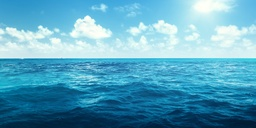
//> input picture src/poisson_test/ocean.jpg, 256 x 128 px, shrunk from 628 x 314 before the run, given in place of cat.png, which was not available
$ ./poisson   (built with g++ and OpenCV 4)
//> lines starting //> are read from the running program, lines starting //| are printed output that depends on the picture; pictures that were not available may be replaced by others from this repository, and a replacement may not be noted
// Poisson Blending
// Using stupid way (just solving Ax = b)
// Author: Eric Yuan
// Blog: http://eric-yuan.me
// You are free to use the following code for ANY purpose.
//
// You can improve it by using advanced methods,
// About solving discrete Poisson Equation using Jacobi, SOR, Conjugate Gradients, and FFT
// see here: http://www.cs.berkeley.edu/~demmel/cs267/lecture24/lecture24.html
//

#include "opencv2/core/core.hpp"
#include "opencv2/imgproc/imgproc.hpp"
#include "opencv2/highgui/highgui.hpp"
#include <math.h>
#include <iostream>

using namespace cv;
using namespace std;

#define elif else if
#define ATD at<double>


// calculate horizontal gradient, img(i, j + 1) - img(i, j)
// [46 lines left out: functions getGradientXp, getGradientYp, getGradientXn, getGradientYn, not called in this run]

int
getLabel(int i, int j, int height, int width){
    return i * width + j;
}

// get Matrix A.
// [57 lines left out: function getA, not called in this run]

// Get the following Laplacian matrix
// 0  1  0
// 1 -4  1
// 0  1  0
Mat
getLaplacian(){
    Mat laplacian = Mat::zeros(3, 3, CV_64FC1);
    laplacian.ATD(0, 1) = 1.0;
    laplacian.ATD(1, 0) = 1.0;
    laplacian.ATD(1, 2) = 1.0;
    laplacian.ATD(2, 1) = 1.0;
    laplacian.ATD(1, 1) = -4.0;
    return laplacian;
}

// Calculate b
// using convolution.
Mat
getB1(Mat &img1, Mat &img2, int posX, int posY, Rect ROI){
    Mat Lap;
    filter2D(img1, Lap, -1, getLaplacian());
    int roiheight = ROI.height;
    int roiwidth = ROI.width;
    Mat B = Mat::zeros(roiheight * roiwidth, 1, CV_64FC1);
    for(int i=0; i<roiheight; i++){
        for(int j=0; j<roiwidth; j++){
            double temp = 0.0;
            temp += Lap.ATD(i + ROI.y, j + ROI.x);
            if(i == 0)              temp -= img2.ATD(i - 1 + posY, j + posX);
            if(i == roiheight - 1)  temp -= img2.ATD(i + 1 + posY, j + posX);
            if(j == 0)              temp -= img2.ATD(i + posY, j - 1 + posX);
            if(j == roiwidth - 1)   temp -= img2.ATD(i + posY, j + 1 + posX);
            B.ATD(getLabel(i, j, roiheight, roiwidth), 0) = temp;
        }
    }
    return B;
}

// Calculate b
// using getGradient functions.
// [19 lines left out: function getB2, not called in this run]

// Solve equation and reshape it back to the right height and width.
Mat
getResult(Mat &A, Mat &B, Rect &ROI){
    Mat result;
    solve(A, B, result);
    result = result.reshape(0, ROI.height);
    return  result;
}


// img1: 3-channel image, we wanna move something in it into img2.
// img2: 3-channel image, dst image.
// ROI: the position and size of the block we want to move in img1.
// posX, posY: where we want to move the block to in img2

Mat
poisson_blending(Mat &img1, Mat &img2, Rect ROI, int posX, int posY){

    int roiheight = ROI.height;
    int roiwidth = ROI.width;
    Mat A = getA(roiheight, roiwidth);

    // we must do the poisson blending to each channel.
    vector<Mat> rgb1;
    split(img1, rgb1);
    vector<Mat> rgb2;
    split(img2, rgb2);

    vector<Mat> result;
    Mat merged, res, Br, Bg, Bb;
    // For calculating B, you can use either getB1() or getB2()
    Br = getB1(rgb1[0], rgb2[0], posX, posY, ROI);
    //Br = getB2(rgb1[0], rgb2[0], posX, posY, ROI);
    res = getResult(A, Br, ROI);
    result.push_back(res);
    cout<<"R channel finished..."<<endl;
    Bg = getB1(rgb1[1], rgb2[1], posX, posY, ROI);
    //Bg = getB2(rgb1[1], rgb2[1], posX, posY, ROI);
    res = getResult(A, Bg, ROI);
    result.push_back(res);
    cout<<"G channel finished..."<<endl;
    Bb = getB1(rgb1[2], rgb2[2], posX, posY, ROI);
    //Bb = getB2(rgb1[2], rgb2[2], posX, posY, ROI);
    res = getResult(A, Bb, ROI);
    result.push_back(res);
    cout<<"B channel finished..."<<endl;

    // merge the 3 gray images into a 3-channel image
    merge(result,merged);
    return merged;
}

int
main(int argc, char** argv)
{
    long start, end;
    start = clock();

    Mat img1, img2;
    Mat in1 = imread("cat.png");
//> in1 is the input picture: 128 rows x 256 cols, CV_8UC3; mean B, G, R 191.7, 164.6, 91.7
    Mat in2 = imread("ocean.jpg");
    imshow("src", in1);
    imshow("dst", in2);
    in1.convertTo(img1, CV_64FC3);
    in2.convertTo(img2, CV_64FC3);

    cout << in1.cols << ", " << in1.rows << endl;
//| 256, 128
    cout << in2.cols << ", " << in2.rows << endl;
//| 256, 128
    Mat result, roimat;
    Rect rc, rc2;
    rc = Rect(50, 50, 50, 50);
    result = poisson_blending(img1, img2, rc, 1, 1);
//> in poisson_blending, `split(img1, rgb1);`:
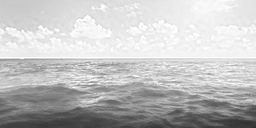
//> rgb1[0]: 128 rows x 256 cols, CV_64FC1; min 49, max 255, mean 191.7
//> in poisson_blending, `split(img1, rgb1);`:
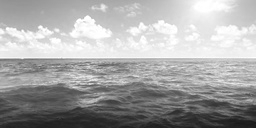
//> rgb1[1]: 128 rows x 256 cols, CV_64FC1; min 24, max 255, mean 164.6
//> in poisson_blending, `split(img1, rgb1);`:
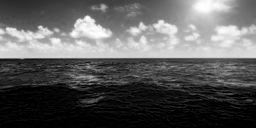
//> rgb1[2]: 128 rows x 256 cols, CV_64FC1; min 0, max 255, mean 91.7
//> in getB1, `filter2D(img1, Lap, -1, getLaplacian());`:
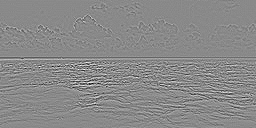
//> Lap: 128 rows x 256 cols, CV_64FC1; min -196, max 167, mean 0; drawn with min black and max white
//> after the loop in getB1, `for(int i=0; i<roiheight; i++)`: B = 2500 values, max 167 at index 984, min -496 at index 2499, mean -17.87
//> in poisson_blending, `Br = getB1(rgb1[0], rgb2[0], posX, posY, ROI);`: Br has the same summary as B in getB1
//> in getResult, `solve(A, B, result);`: result = 2500 values, max 312.5 at index 1873, min 141.2 at index 780, mean 219.8
//> in getResult, `result = result.reshape(0, ROI.height);`:
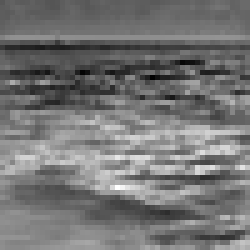
//> result: 50 rows x 50 cols, CV_64FC1 (shown 5 times larger); min 141.2, max 312.5, mean 219.8; drawn with min black and max white
//> in poisson_blending, `Bg = getB1(rgb1[1], rgb2[1], posX, posY, ROI);`: Bg = 2500 values, max 171 at index 978, min -495 at index 2499, mean -15.66
//> call 3 of getB1, with posX = 1, posY = 1, ROI = Rect(50, 50, 50, 50)
//> in getB1 (call 3), `filter2D(img1, Lap, -1, getLaplacian());`:
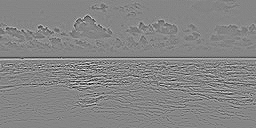
//> Lap: 128 rows x 256 cols, CV_64FC1; min -189, max 172, mean 0; drawn with min black and max white
//> after the loop in getB1 (call 3), `for(int i=0; i<roiheight; i++)`: B = 2500 values, max 172 at index 984, min -442 at index 2450, mean -10.25
//> in poisson_blending, `Bb = getB1(rgb1[2], rgb2[2], posX, posY, ROI);`: Bb has the same summary as B in getB1
    result.convertTo(result, CV_8UC1);
//> result: 50 rows x 50 cols, CV_8UC3
    rc2 = Rect(50, 50, 50, 50);
    roimat = in2(rc2);
    imshow("roimat", roimat);
    result.copyTo(roimat);

    end = clock();
    cout<<"used time: "<<((double)(end - start)) / CLOCKS_PER_SEC<<" second"<<endl;
    imshow("roi", result);
    imshow("result", in2);
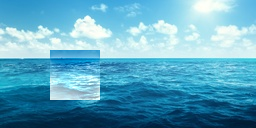
//> window 'result': 128 rows x 256 cols, CV_8UC3; mean B, G, R 193.6, 166.5, 94.5

//> (the run ends here: the time limit is reached, at `imwrite("seacat.jpg", in2);`)
